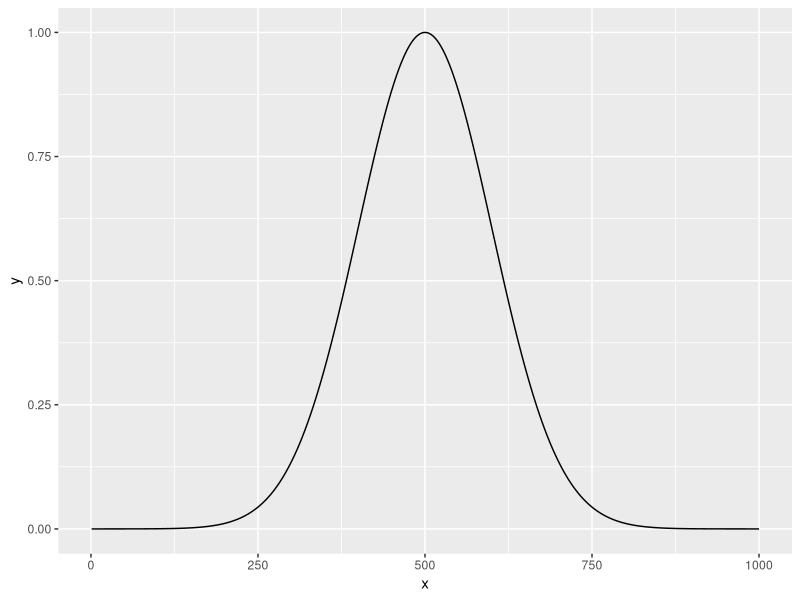
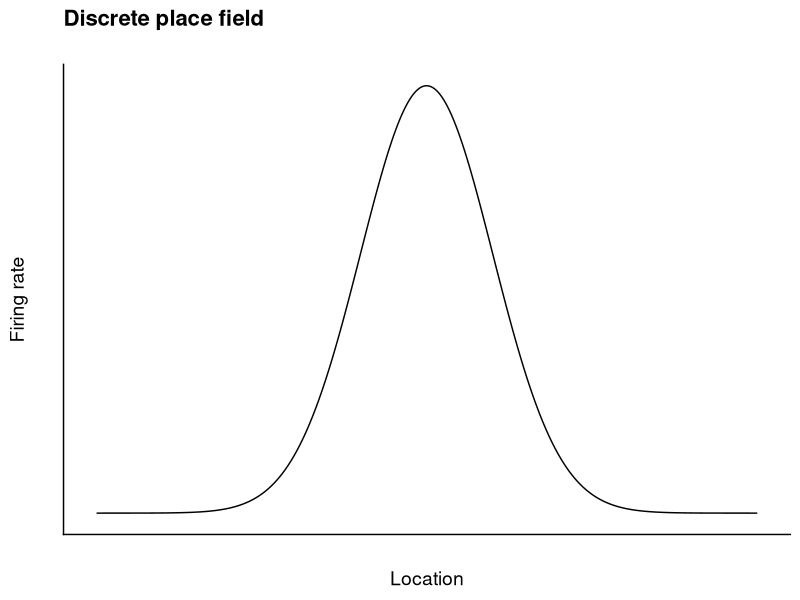
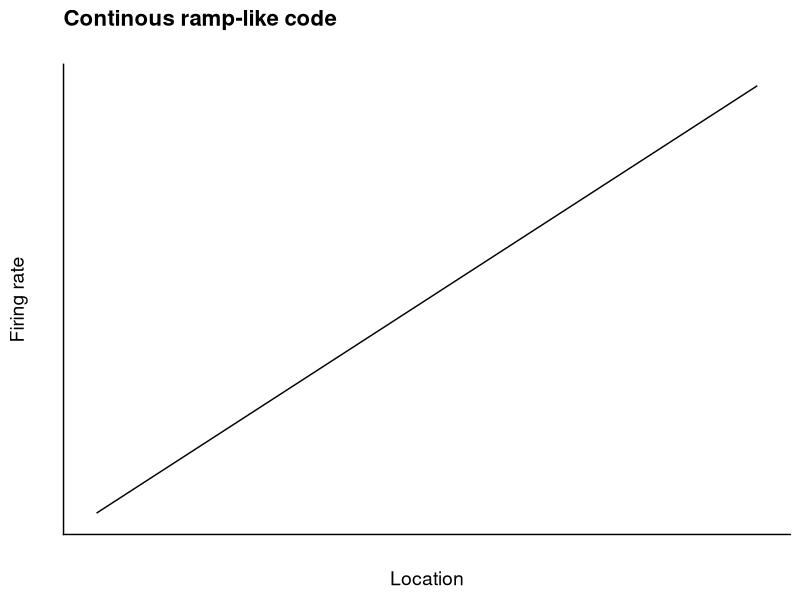
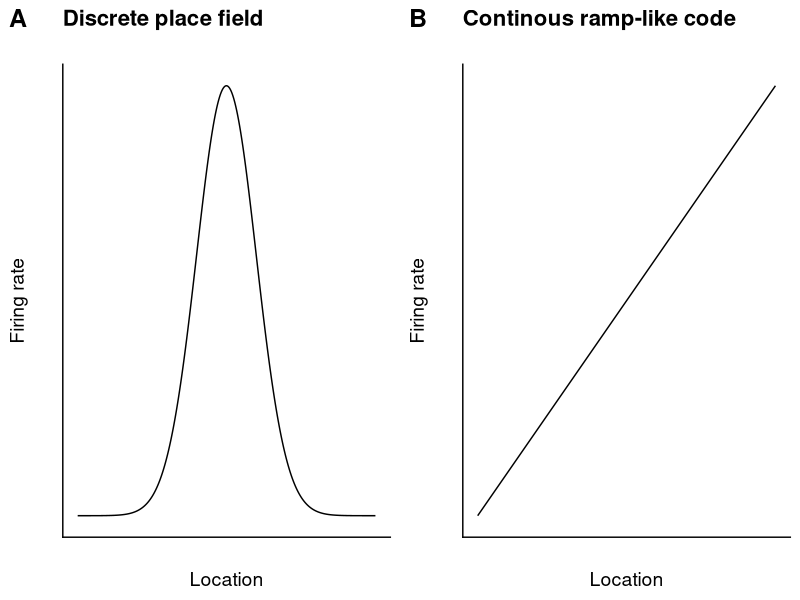
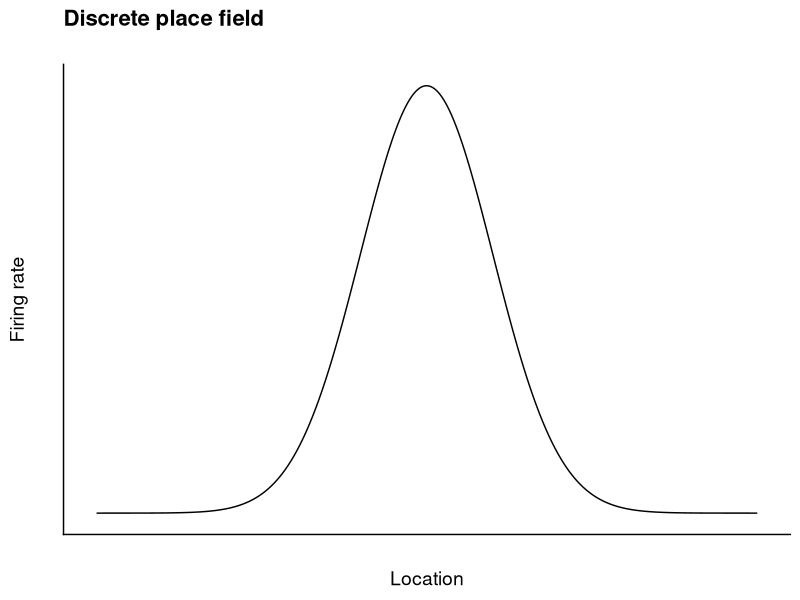
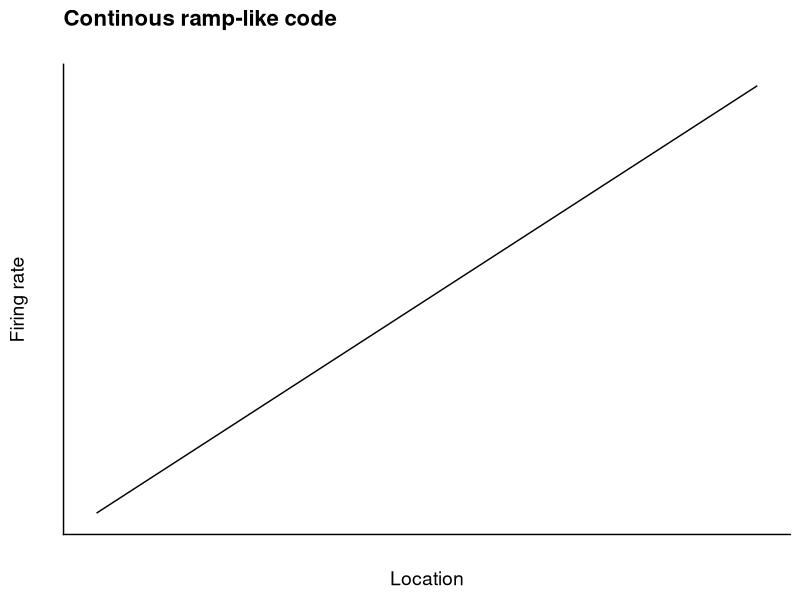
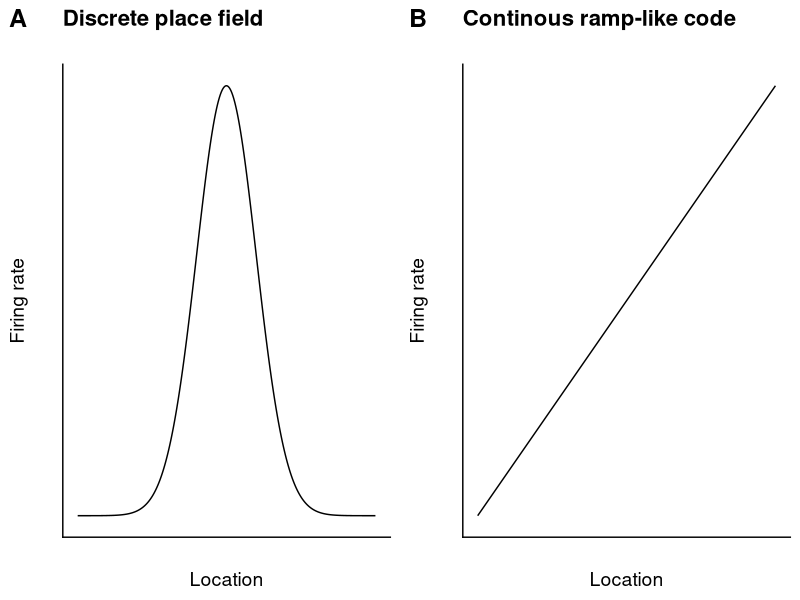

Here is the R script that generated these plots, in order:
## ---- chunk 1
knitr::opts_chunk$set(echo = TRUE)
library(tidyverse)
library(cowplot)
## ---- chunk 2
x <- 1:1000
loc <- 500
sd <- 100
field <- exp(-1*((x-loc)^2)/(2*sd^2))
tb <- tibble(x = x, y = field)
## ---- chunk 3
x_f <- rep(x, 5)
id <- c(rep(1,1000), rep(2,1000), rep(3,1000), rep(4,1000), rep(5,1000))
locs <- id*200-100
fields <- exp(-1*((x_f-locs)^2)/(2*sd^2))
tb_f <- tibble(x = x_f, y = fields, id = as.factor(id))
## ---- chunk 4
ggplot(tb, aes(x, y)) +
  geom_line()

(fields <- ggplot(tb, aes(x, y)) +
  geom_line() +
  labs(title = "Discrete place field\n",
       y = "Firing rate\n",
       x = "\nLocation") +
  theme_cowplot() +
  theme(axis.text = element_blank(),
        axis.ticks = element_blank(),
        legend.position="none", 
        axis.text.x = element_text(size=0),
        axis.text.y = element_text(size=0),
        legend.title = element_blank(),
        text = element_text(size=14)))

ggsave(file = "Figure1_A.png", width = 4, height = 3.5)

## ---- chunk 5
ramp <- x/1000
tb_r <- tibble(x = x, y = ramp)

(ramp <- ggplot(tb_r, aes(x, y)) +
  geom_line() +
  labs(title = "Continous ramp-like code\n",
       y = "Firing rate\n",
       x = "\nLocation") +
  theme_cowplot() +
  theme(axis.text = element_blank(),
        axis.ticks = element_blank(),
        legend.position="none", 
        axis.text.x = element_text(size=0),
        axis.text.y = element_text(size=0),
        legend.title = element_blank(),
        text = element_text(size=14)))

ggsave(file = "Figure1_B.png", width = 4, height = 3.5)

## ---- chunk 6
plot_grid(fields, ramp, labels = c("A", "B"), label_size = 18)
ggsave(file = "Figure1_Schematic.png", width = 10, height = 4)

